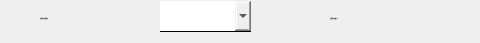
     <widget class="QWidget" name="page_other_send_terminal_model">
      <widget class="QComboBox" name="comboBox_26">
       <property name="geometry">
        <rect>
         <x>160</x>
         <y>1</y>
         <width>91</width>
         <height>31</height>
        </rect>
       </property>
       <property name="font">
        <font>
         <family>黑体</family>
         <pointsize>-1</pointsize>
        </font>
       </property>
       <property name="styleSheet">
        <string notr="true">border:none;
border-bottom:1px solid black;</string>
       </property>
      </widget>
      <widget class="QLabel" name="label_117">
       <property name="geometry">
        <rect>
         <x>330</x>
         <y>3</y>
         <width>141</width>
         <height>31</height>
        </rect>
       </property>
       <property name="font">
        <font>
         <family>黑体</family>
         <pointsize>-1</pointsize>
        </font>
       </property>
       <property name="text">
        <string>其他通风末端尺寸:</string>
       </property>
      </widget>
      <widget class="QLabel" name="label_118">
       <property name="geometry">
        <rect>
         <x>40</x>
         <y>3</y>
         <width>111</width>
         <height>31</height>
        </rect>
       </property>
       <property name="font">
        <font>
         <family>黑体</family>
         <pointsize>-1</pointsize>
        </font>
       </property>
       <property name="text">
        <string>其他通风末端型号:</string>
       </property>
      </widget>
     </widget>
